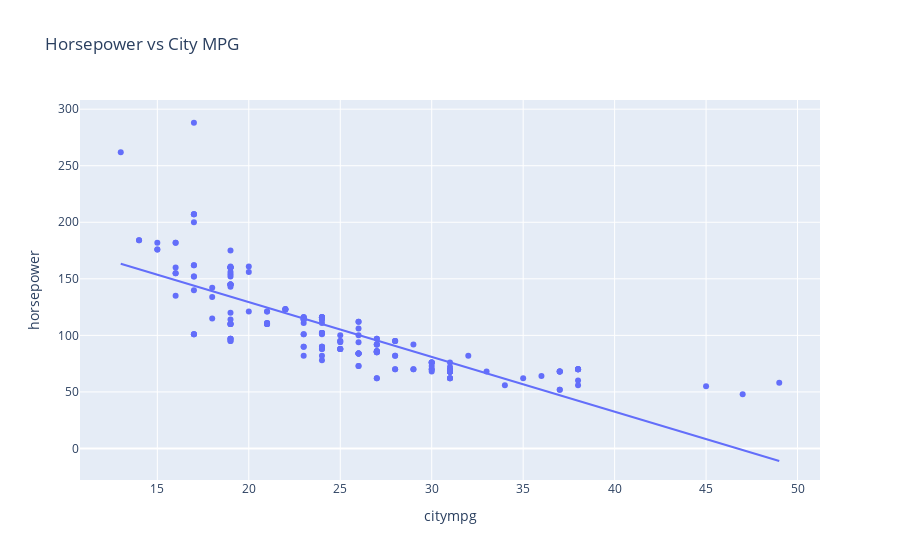
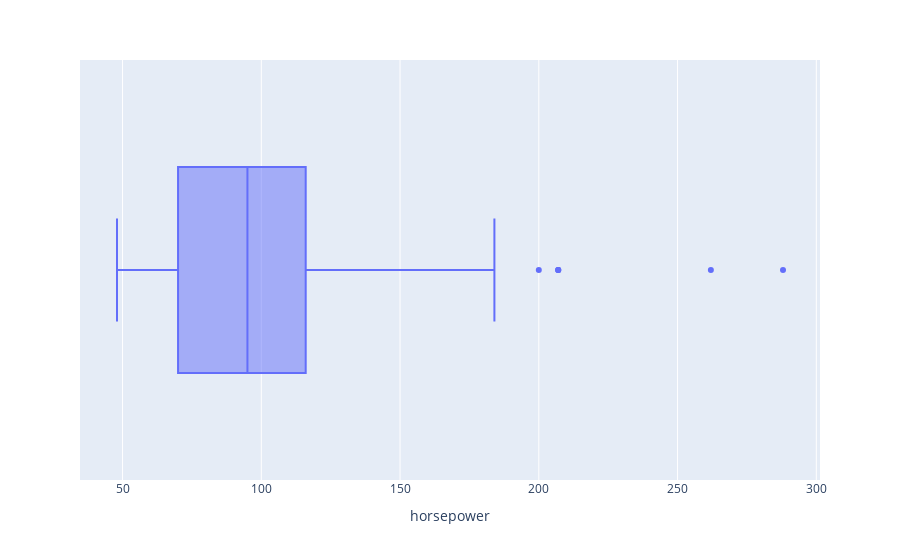

Notebook cell for these charts, in order:
### Markdown cell above
### Create Correlation Matricies w/Heatmaps

### Code cell
# Create Correlation Coefficient table
engine_city_corr = engine_data_city.corr()
display(engine_city_corr)

# Create Heatmap with Correlation Coefficient table
fig, ax = plt.subplots(figsize=(12,8))
sns.heatmap(engine_city_corr, cmap="Blues", annot=True)
plt.title("Engine Data vs City MPG Correlation Matrix", fontsize=20)
plt.show()

# Visualize relationship between Curbweight and Target Variable w/ Trendline
display(px.scatter(engine_data_city, x="citympg", y="horsepower", trendline="ols", title="Horsepower vs City MPG"))

fig = px.box(engine_data_city, x="horsepower")
fig.show()

### Figure 1 — Plotly figure (JSON) as saved in the notebook; plotly's stock layout.template omitted (floating-point values rounded to 4 significant figures; data arrays with more than 128 entries replaced by an {"elided": "..."} marker saying what was removed)
{"data": [{"hovertemplate": "citympg=%{x}<br>horsepower=%{y}<extra></extra>", "legendgroup": "", "marker": {"color": "#636efa", "symbol": "circle"}, "mode": "markers", "name": "", "orientation": "v", "showlegend": false, "type": "scatter", "x": {"elided": "205 int values"}, "xaxis": "x", "y": {"elided": "205 int values"}, "yaxis": "y"}, {"hovertemplate": "<b>OLS trendline</b><br>horsepower = -4.84443 * citympg + 226.291<br>R<sup>2</sup>=0.642332<br><br>citympg=%{x}<br>horsepower=%{y} <b>(trend)</b><extra></extra>", "legendgroup": "", "marker": {"color": "#636efa", "symbol": "circle"}, "mode": "lines", "name": "", "showlegend": false, "type": "scatter", "x": {"elided": "205 int values"}, "xaxis": "x", "y": {"elided": "205 float values"}, "yaxis": "y"}], "layout": {"legend": {"tracegroupgap": 0}, "title": {"text": "Horsepower vs City MPG"}, "xaxis": {"anchor": "y", "domain": [0, 1], "title": {"text": "citympg"}}, "yaxis": {"anchor": "x", "domain": [0, 1], "title": {"text": "horsepower"}}}}

### Figure 2 — Plotly figure (JSON) as saved in the notebook; plotly's stock layout.template omitted (floating-point values rounded to 4 significant figures; data arrays with more than 128 entries replaced by an {"elided": "..."} marker saying what was removed)
{"data": [{"alignmentgroup": "True", "hovertemplate": "horsepower=%{x}<extra></extra>", "legendgroup": "", "marker": {"color": "#636efa"}, "name": "", "notched": false, "offsetgroup": "", "orientation": "h", "showlegend": false, "type": "box", "x": {"elided": "205 int values"}, "x0": " ", "xaxis": "x", "y0": " ", "yaxis": "y"}], "layout": {"boxmode": "group", "legend": {"tracegroupgap": 0}, "margin": {"t": 60}, "xaxis": {"anchor": "y", "domain": [0, 1], "title": {"text": "horsepower"}}, "yaxis": {"anchor": "x", "domain": [0, 1]}}}
